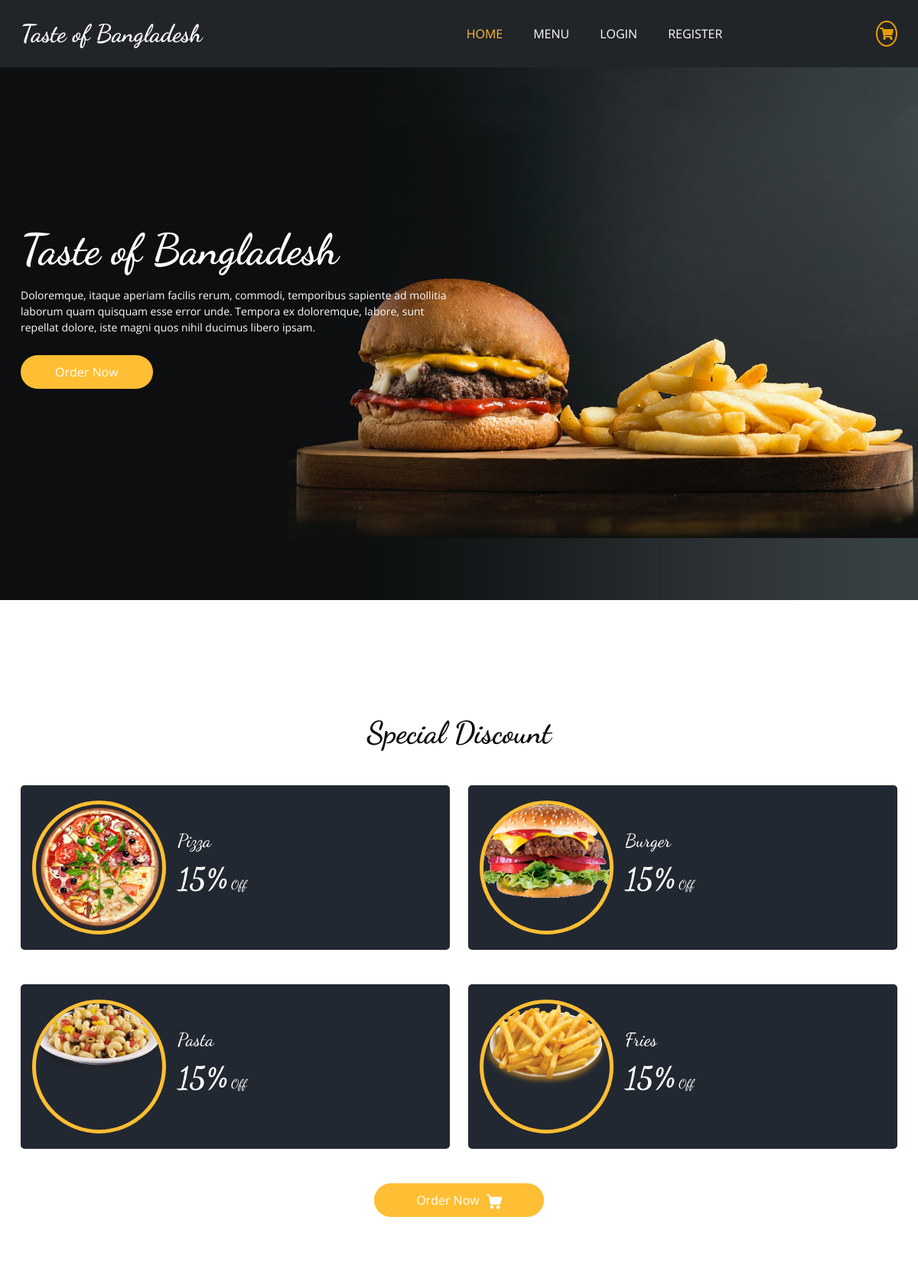
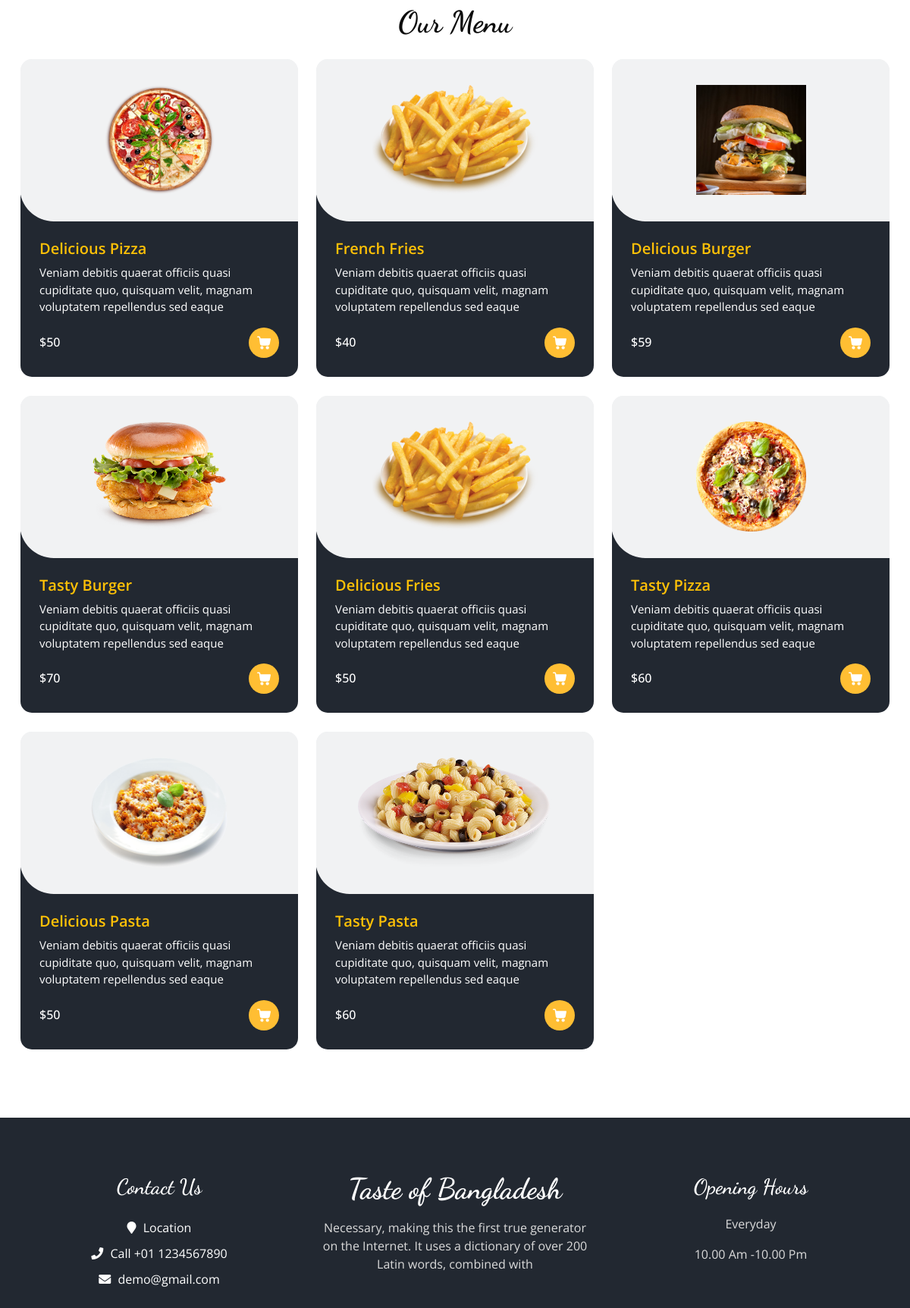
The page / (upper part) on the database its author committed (2 pictures, top to bottom).
### category/models.py (models this page shows, shortened)
class Category(models.Model):
    category_name = models.CharField(max_length=50, unique=True)
    slug = models.SlugField(max_length=100, unique = True)
    description = models.TextField(max_length = 255, blank=True)
    food_image = models.ImageField(upload_to = 'photos/categories', blank=True)

### store/models.py (models this page shows, shortened)
class Product(models.Model):
    product_name = models.CharField(max_length = 100, unique=True)
    slug = models.SlugField(max_length=200, unique = True)
    description = models.TextField(max_length=500, blank=True)
    price = models.IntegerField()
    image = models.ImageField(upload_to='photos/food')
    stock = models.IntegerField()
    is_available = models.BooleanField(default = True)
    is_discount = models.BooleanField(default = False)
    category = models.ForeignKey(Category, on_delete=models.CASCADE)
    created_date = models.DateTimeField(auto_now_add=True)
    modified_date = models.DateTimeField(auto_now=True)

### food_shop/views.py (the view)
# urls.py: path('', home, name='home'),
def home(request, category_slug=None):
    if category_slug:
        category = get_object_or_404(Category, slug = category_slug)
        products = Product.objects.filter(is_available=True, category=category, is_discount=False)  # Category wise products
    else:
        products = Product.objects.filter(is_available = True, is_discount=False)  # All products
    categories = Category.objects.all()
    context = {'products': products, 'categories': categories, }
    return render(request, 'index.html', context)

### templates/index.html (shortened to what this page needs)
{% extends "base.html" %}
{% load static %}
{% block body %}
<div class="hero_area">
    <div class="bg-box">
      <img src="{% static 'images/hero-bg.jpg' %}" alt=""  style="height: 87%;">
    </div>
  <section class="slider_section ">
    <div id="customCarousel1" class="carousel slide" data-ride="carousel">
      <div class="carousel-inner">
        <div class="carousel-item active">
          <div class="container ">
            <div class="row">
              <div class="col-md-7 col-lg-6 ">
                <div class="detail-box">
                  <h1>
                    Taste of Bangladesh
                  </h1>
                  <p>
                    Doloremque, itaque aperiam facilis rerum, commodi, temporibus sapiente ad mollitia laborum quam quisquam esse error unde. Tempora ex doloremque, labore, sunt repellat dolore, iste magni quos nihil ducimus libero ipsam.
                  </p>
                  <div class="btn-box">
                    <a href="" class="btn1">
                      Order Now
                    </a>
                  </div>
                </div>
              </div>
            </div>
          </div>
        </div>
        </div>
    </div>
  </section>
</div>
<section class="offer_section layout_padding-bottom">
  <div class="offer_container">
    <div class="container ">
      <div class="heading_container heading_center">
        <h2>
          Special Discount
        </h2>
      </div>
      <div class="row">
        {% for category in categories %}
        <div class="col-md-6  ">
          <div class="box ">
            <div class="img-box">
              <img style="text-align: center;" src="{{category.food_image.url}}" alt="">
            </div>
            <div class="detail-box">
              <h5>
                {{category.category_name}}
              </h5>
              <h6>
                <span>15%</span> Off
              </h6>
            </div>
          </div>
        </div>
        {% endfor %}
      </div>
          <div class="btn-box" style="text-align: center;   display: -webkit-box;
          display: -ms-flexbox;
          display: flex;
          -webkit-box-pack: center;
              -ms-flex-pack: center;
                  justify-content: center;
          margin-top: 45px;">
            <a href="{% url 'discount_store' %}" class="btn1" style=" display: inline-block;
            padding: 10px 55px;
            background-color: #ffbe33;
            color: #ffffff;
            border-radius: 45px;
            -webkit-transition: all 0.3s;
            transition: all 0.3s;
            border: none;">
              Order Now
            </a>
          </div>
    </div>
  </div>
</section>
  <section class="food_section layout_padding-bottom">
    <div class="container">
      <div class="heading_container heading_center">
        <h2>
          Our Menu
        </h2>
      </div>
      <div class="filters-content">
        <div class="row grid">
	{% for item in products %}
          <div class="col-sm-6 col-lg-4 all pizza">
            <div class="box">
              <div>
                <div class="img-box">
                  <img src="{{item.image.url}}" alt="">
                </div>
                <div class="detail-box">
                  <h5>
                    <a href="{% url 'product_detail' item.category.slug  item.slug %}" class="text-warning  ">{{item.product_name}}</a>
                  </h5>
                  <p>
                    {{item.description}}
                  </p>
                  <div class="options">
                    <h6>
                      ${{item.price}}
                    </h6>
                    <a href="">
                    </a>
                  </div>
                </div>
              </div>
            </div>
          </div>
          {% endfor %}
        </div>
      </div>
    </div>
  </section>
{% endblock %}

### static/css/style.css (style rules this page uses)
body { font-family: "Open Sans", sans-serif; color: #0c0c0c; background-color: #ffffff; overflow-x: hidden; }
.layout_padding-bottom { padding-bottom: 90px; }
h1, h2 { font-family: 'Dancing Script', cursive; }
.heading_container { display: -webkit-box; display: -ms-flexbox; display: flex; -webkit-box-orient: vertical; -webkit-box-direction: normal; -ms-flex-direction: column; flex-direction: column; -webkit-box-align: start; -ms-flex-align: start; align-items: flex-start; }
.heading_container h2 { position: relative; margin-bottom: 0; font-size: 2.5rem; font-weight: bold; }
.heading_container.heading_center { -webkit-box-align: center; -ms-flex-align: center; align-items: center; text-align: center; }
a, a:hover, a:focus { text-decoration: none; }
.hero_area { position: relative; min-height: 100vh; display: -webkit-box; display: -ms-flexbox; display: flex; -webkit-box-orient: vertical; -webkit-box-direction: normal; -ms-flex-direction: column; flex-direction: column; }
.bg-box { position: absolute; top: 0; left: 0; width: 100%; height: 100%; }
.bg-box img { width: 100%; height: 100%; -o-object-fit: cover; object-fit: cover; }
.slider_section { -webkit-box-flex: 1; -ms-flex: 1; flex: 1; display: -webkit-box; display: -ms-flexbox; display: flex; -webkit-box-align: center; -ms-flex-align: center; align-items: center; position: relative; padding: 45px 0 75px 0; }
.slider_section .row { -webkit-box-align: center; -ms-flex-align: center; align-items: center; }
.slider_section #customCarousel1 { width: 100%; position: unset; }
.slider_section .detail-box { color: #ffffff; margin-bottom: 145px; }
.slider_section .detail-box h1 { font-size: 3.5rem; font-weight: bold; margin-bottom: 15px; }
.slider_section .detail-box p { font-size: 14px; }
.slider_section .detail-box a { display: inline-block; padding: 10px 45px; background-color: #ffbe33; color: #ffffff; border-radius: 45px; -webkit-transition: all 0.3s; transition: all 0.3s; border: none; margin-top: 10px; }
.offer_section { position: relative; padding-top: 45px; }
.offer_section .box { display: -webkit-box; display: -ms-flexbox; display: flex; -webkit-box-align: center; -ms-flex-align: center; align-items: center; margin-top: 45px; border-radius: 5px; padding: 20px 15px; background-color: #222831; color: #ffffff; }
.offer_section .box .img-box { width: 175px; min-width: 175px; height: 175px; margin-right: 15px; position: relative; -webkit-transition: all 0.1 0.5s; transition: all 0.1 0.5s; border-radius: 100%; border: 5px solid #ffbe33; overflow: hidden; }
.offer_section .box .img-box img { width: 100%; -webkit-transition: all .2s; transition: all .2s; }
.offer_section .box .detail-box h5 { font-family: 'Dancing Script', cursive; font-size: 24px; margin: 0; }
.offer_section .box .detail-box h6 { font-family: 'Dancing Script', cursive; margin: 10px 0; }
.offer_section .box .detail-box h6 span { font-size: 2.5rem; font-weight: bold; }
.food_section .box { position: relative; margin-top: 25px; background-color: #ffffff; border-radius: 10px; color: #ffffff; border-radius: 15px; overflow: hidden; background: linear-gradient(to bottom, #f1f2f3 25px, #222831 25px); }
.food_section .box .img-box { background: #f1f2f3; display: -webkit-box; display: -ms-flexbox; display: flex; -webkit-box-pack: center; -ms-flex-pack: center; justify-content: center; -webkit-box-align: center; -ms-flex-align: center; align-items: center; height: 215px; border-radius: 0 0 0 45px; margin: -1px; padding: 25px; }
.food_section .box .img-box img { max-width: 100%; max-height: 145px; -webkit-transition: all .2s; transition: all .2s; }
.food_section .box .detail-box { padding: 25px; }
.food_section .box .detail-box h5 { font-weight: 600; color: #e69c00; }
.food_section .box .detail-box p { font-size: 15px; }
.food_section .box .detail-box h6 { margin-top: 10px; }
.food_section .box .options { display: -webkit-box; display: -ms-flexbox; display: flex; -webkit-box-pack: justify; -ms-flex-pack: justify; justify-content: space-between; }
.food_section .box .options a { width: 40px; height: 40px; border-radius: 100%; background: #ffbe33; display: -webkit-box; display: -ms-flexbox; display: flex; -webkit-box-pack: center; -ms-flex-pack: center; justify-content: center; -webkit-box-align: center; -ms-flex-align: center; align-items: center; }
.food_section .box .options a svg { width: 18px; height: auto; fill: #ffffff; }

### static/css/responsive.css (style rules this page uses)
@media (min-width: 1200px) { .container { max-width: 1170px; } }

### rows shown on the page
Category: food_image (picture), category_name "Pizza"
Category: food_image (picture), category_name "Burger"
Category: food_image (picture), category_name "Pasta"
Category: food_image (picture), category_name "Fries"
Product: image (picture), product_name "Delicious Pizza", description "Veniam debitis quaerat officiis quasi cupiditate quo, quisquam velit, magnam voluptatem repellendus sed eaque", price "50"
Product: image (picture), product_name "French Fries", description "Veniam debitis quaerat officiis quasi cupiditate quo, quisquam velit, magnam voluptatem repellendus sed eaque", price "40"
Product: image (picture), product_name "Delicious Burger", description "Veniam debitis quaerat officiis quasi cupiditate quo, quisquam velit, magnam voluptatem repellendus sed eaque", price "59"
Product: image (picture), product_name "Tasty Burger", description "Veniam debitis quaerat officiis quasi cupiditate quo, quisquam velit, magnam voluptatem repellendus sed eaque", price "70"
Product: image (picture), product_name "Delicious Fries", description "Veniam debitis quaerat officiis quasi cupiditate quo, quisquam velit, magnam voluptatem repellendus sed eaque", price "50"
Product: image (picture), product_name "Tasty Pizza", description "Veniam debitis quaerat officiis quasi cupiditate quo, quisquam velit, magnam voluptatem repellendus sed eaque", price "60"
Product: image (picture), product_name "Delicious Pasta", description "Veniam debitis quaerat officiis quasi cupiditate quo, quisquam velit, magnam voluptatem repellendus sed eaque", price "50"
Product: image (picture), product_name "Tasty Pasta", description "Veniam debitis quaerat officiis quasi cupiditate quo, quisquam velit, magnam voluptatem repellendus sed eaque", price "60"
